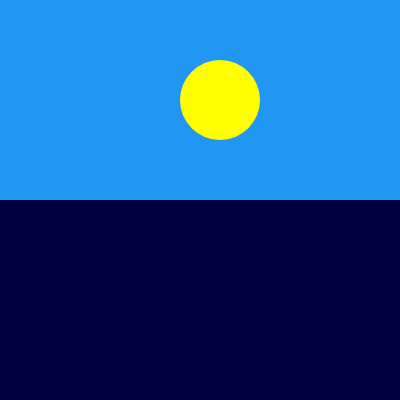
Frame 1 (no input)
Frame 60 (no input): identical to frame 1, image omitted
Frame 120 (the mouse pressed at the canvas centre since frame 60): identical to frame 1, image omitted

The p5.js sketch that drew this single still picture (run headless with seeded random() and noise() and a simulated clock; from frame 60 on, the mouse is pressed at the canvas centre):

// p5.js sketch
// ── sketch.js
function setup() {
  createCanvas(400, 400);
  background(220);
}

function draw() {
  
  noStroke();
  fill("#2196F3")
  rect(0, 0, 400);
  
  noStroke();
  fill("rgb(0,0,63)")
  rect(0, 200, 400)
   
  noStroke();
  fill("yellow")
  circle(220, 100, 80)
}
